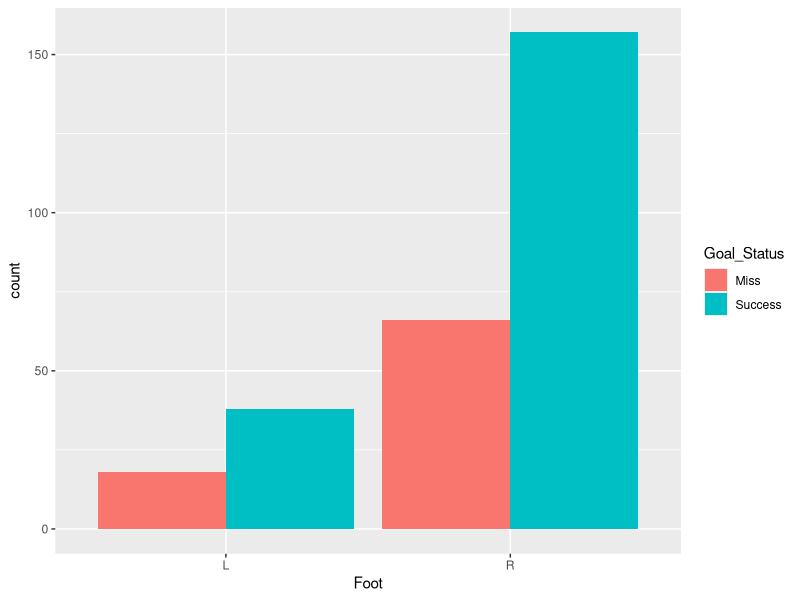

Generate this figure with R:
## ---- chunk 1
#library
library(vroom)
library(ggplot2)
library(tidyverse)
library(dplyr)
## ---- chunk 2
#data
shootouts <- vroom('./WorldCupShootouts.csv')
## ---- chunk 3
#left vs right foot

plot_data <- shootouts %>%
  select(Foot, Goal) %>% 
  filter(Foot %in% c("L", "R"),
         Goal %in% c(0, 1)) %>%
  mutate(Goal_Status = factor(Goal, 
                              levels = c(0, 1), 
                              labels = c("Miss", "Success")))

ggplot(plot_data, aes(x = Foot, fill = Goal_Status)) +
  geom_bar(position = "dodge")
